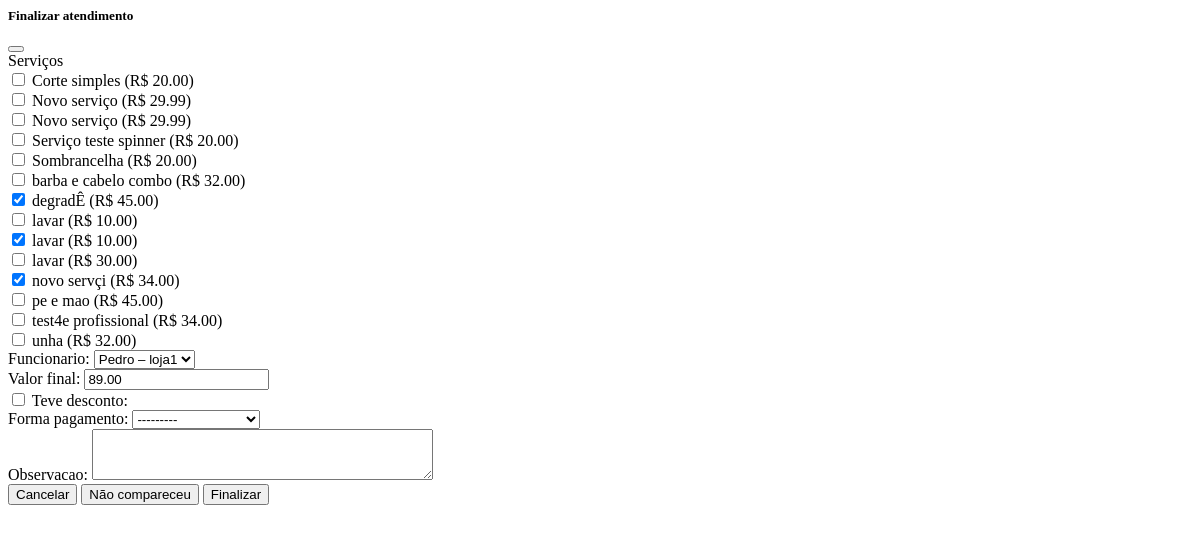
The app's page /appointments/agendamentos/42/finalizar/ (signed in), older data.
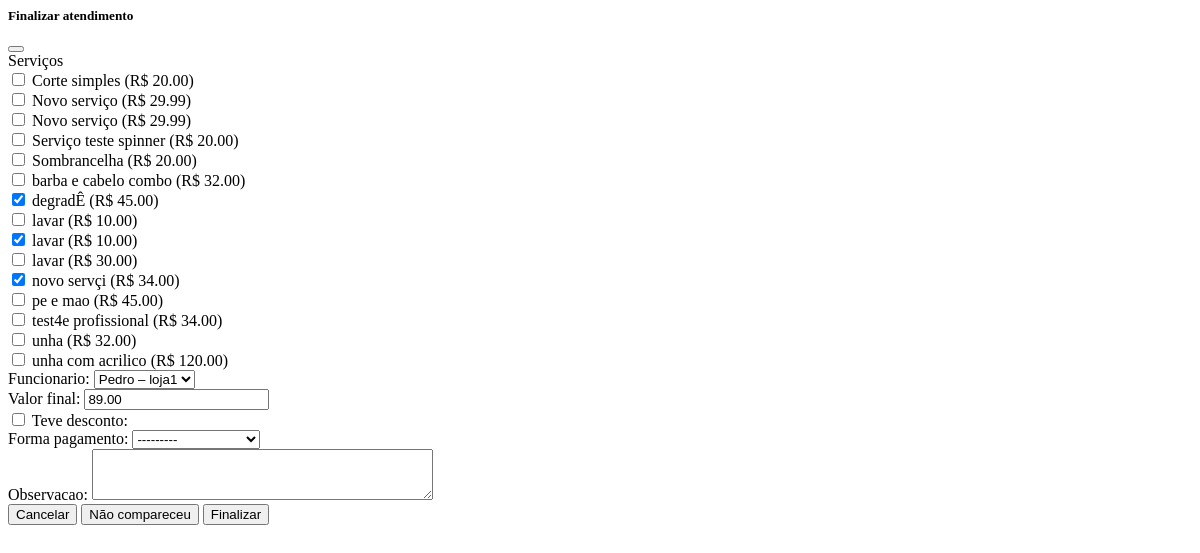
The same page, newer data.
### apps/cadastro/models.py (models this page shows, shortened)
class Servico(models.Model):
    loja = models.ForeignKey(Loja, on_delete=models.CASCADE, related_name='servicos')
    nome = models.CharField(max_length=160)
    slug = models.SlugField(max_length=180, blank=True)
    descricao = models.TextField(blank=True)
    duracao_minutos = models.PositiveSmallIntegerField(validators=[MinValueValidator(1)], default=30)
    preco = models.DecimalField(max_digits=10, decimal_places=2, validators=[MinValueValidator(0)])
    profissionais = models.ManyToManyField('Funcionario', related_name='servicos', blank=True)
    ativo = models.BooleanField(default=True)
    criado_em = models.DateTimeField(auto_now_add=True)
    atualizado_em = models.DateTimeField(auto_now=True)
    class Meta:
        verbose_name = "Serviço"
        verbose_name_plural = "Serviços"
        ordering = ("nome",)
        unique_together = (("loja", "slug"),)

### apps/appointments/views.py (the view)
# urls.py: path("agendamentos/<int:pk>/finalizar/", views.finalizar_agendamento, name="finalizar_agendamento"),
@login_required
def finalizar_agendamento(request, pk):
    agendamento = get_object_or_404(Agendamento, pk=pk, loja__owner=request.user)
    if request.method == "POST":
        form = FinalizarAtendimentoForm(
            request.POST, instance=agendamento, loja=agendamento.loja
        )
        if form.is_valid():
            ag = form.save(commit=False)
            total = form.cleaned_data["servicos"].aggregate(total=Sum("preco"))["total"] or 0
            ag.valor_final = total
            ag.confirmado = True
            ag.finalizado_em = timezone.now()
            ag.save()
            form.save_m2m()
            lojas = request.user.lojas.order_by("nome")
            loja_id = request.POST.get("loja_filtro") or request.POST.get("loja")
            loja_sel = (
                get_object_or_404(lojas, pk=loja_id)
                if loja_id
                else (lojas.first() if lojas.exists() else None)
            )
            base = Agendamento.objects.filter(loja__owner=request.user)
            if loja_sel:
                base = base.filter(loja=loja_sel)
            ctx = {
                "lojas": lojas,
                "loja": loja_sel,
                "pendentes": base.filter(confirmado=False).order_by("criado_em")[:20],
                "realizados": base.filter(confirmado=True).order_by("-criado_em")[:20],
                "total_pendentes": base.filter(confirmado=False).count(),
                "total_realizados": base.filter(confirmado=True).count(),
            }
            response = render(
                request, "accounts/partials/owner_home_agendamentos.html", ctx
            )
            response["HX-Retarget"] = "#agendamentos-section"
            response["HX-Reswap"] = "outerHTML"
            return response
    else:
        total = agendamento.servicos.aggregate(total=Sum("preco"))["total"] or 0
        form = FinalizarAtendimentoForm(
            instance=agendamento, loja=agendamento.loja, initial={"valor_final": total}
        )
    return render(
        request,
        "appointments/partials/finalizar_agendamento.html",
        {"agendamento": agendamento, "form": form},
        status=400 if request.method == "POST" else 200,
    )

### apps/appointments/forms.py
class FinalizarAtendimentoForm(forms.ModelForm):
    servicos = forms.ModelMultipleChoiceField(
        queryset=Servico.objects.none(),
        widget=forms.CheckboxSelectMultiple,
        error_messages={"required": "Selecione pelo menos um serviço."},
    )
    class Meta:
        model = Agendamento
        fields = [
            "funcionario",
            "servicos",
            "valor_final",
            "teve_desconto",
            "forma_pagamento",
            "observacao",
        ]
        widgets = {
            "valor_final": forms.NumberInput(attrs={"readonly": "readonly"}),
            "observacao": forms.Textarea(attrs={"rows": 3}),
        }
    def __init__(self, *args, loja=None, **kwargs):
        super().__init__(*args, **kwargs)
        if loja is not None:
            self.fields["funcionario"].queryset = loja.funcionarios.all()
            self.fields["servicos"].queryset = loja.servicos.all()
        if self.instance.pk:
            self.initial["servicos"] = [
                str(pk) for pk in self.instance.servicos.values_list("pk", flat=True)
            ]

### apps/cadastro/models.py (called while the page is built)
    def __str__(self):
        return f'{self.nome} – {self.loja.nome}'

### apps/appointments/templates/appointments/partials/finalizar_agendamento.html (shortened to what this page needs)
<div class="modal-header">
  <h5 class="modal-title">Finalizar atendimento</h5>
  <button type="button" class="btn-close" data-bs-dismiss="modal" aria-label="Fechar"></button>
</div>
<div class="modal-body">
  <form method="post"
        hx-post="{% url 'appointments:finalizar_agendamento' agendamento.pk %}"
        hx-target="#modalShell .modal-content"
        hx-swap="innerHTML"
        hx-include="#filtro-agendamentos"
        hx-on="htmx:afterRequest: if (event.detail.xhr.status < 400) { try { bootstrap.Modal.getOrCreateInstance(document.getElementById('modalShell')).hide(); } catch(e) {} }">
    <div class="mb-3">
      <label class="form-label">Serviços</label>
      {% for s in form.fields.servicos.queryset %}
        <div class="form-check">
          <input class="form-check-input servico-checkbox" type="checkbox" name="servicos" value="{{ s.pk }}" id="servico{{ s.pk }}" data-preco="{{ s.preco }}"{% if s.pk|stringformat:'s' in form.servicos.value %} checked{% endif %}>
          <label class="form-check-label" for="servico{{ s.pk }}">{{ s.nome }} (R$ {{ s.preco }})</label>
        </div>
      {% endfor %}
    </div>
    <div class="mb-3">
      {{ form.funcionario.label_tag }}
      {{ form.funcionario }}
    </div>
    <div class="mb-3">
      {{ form.valor_final.label_tag }}
      {{ form.valor_final }}
    </div>
    <div class="mb-3 form-check">
      {{ form.teve_desconto }} {{ form.teve_desconto.label_tag }}
    </div>
    <div class="mb-3">
      {{ form.forma_pagamento.label_tag }}
      {{ form.forma_pagamento }}
    </div>
    <div class="mb-3">
      {{ form.observacao.label_tag }}
      {{ form.observacao }}
    </div>
    <div class="d-flex justify-content-end gap-2">
      <button type="button" class="btn btn-outline-secondary" data-bs-dismiss="modal">Cancelar</button>
      <button type="button"
              class="btn btn-outline-danger"
              hx-get="{% url 'appointments:marcar_no_show' agendamento.pk %}"
              hx-target="#modalShell .modal-content"
              hx-swap="innerHTML">Não compareceu</button>
      <button type="submit" class="btn btn-primary">Finalizar</button>
    </div>
  </form>
</div>

Row changes from the older to the newer data that the page shows:
added Servico: nome "unha com acrilico", preco "120.00"
